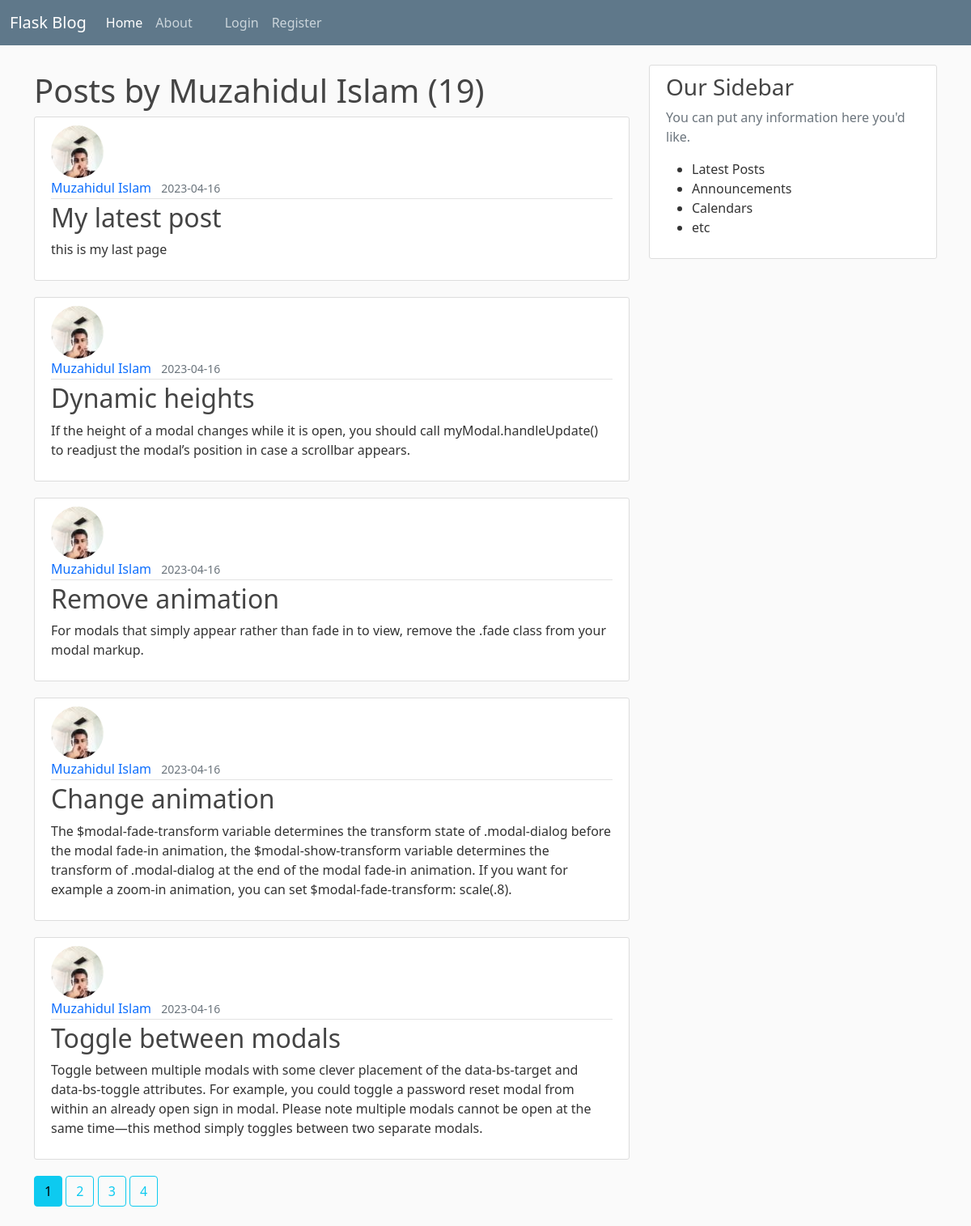
Page /user/Muzahidul Islam on the earlier database version.
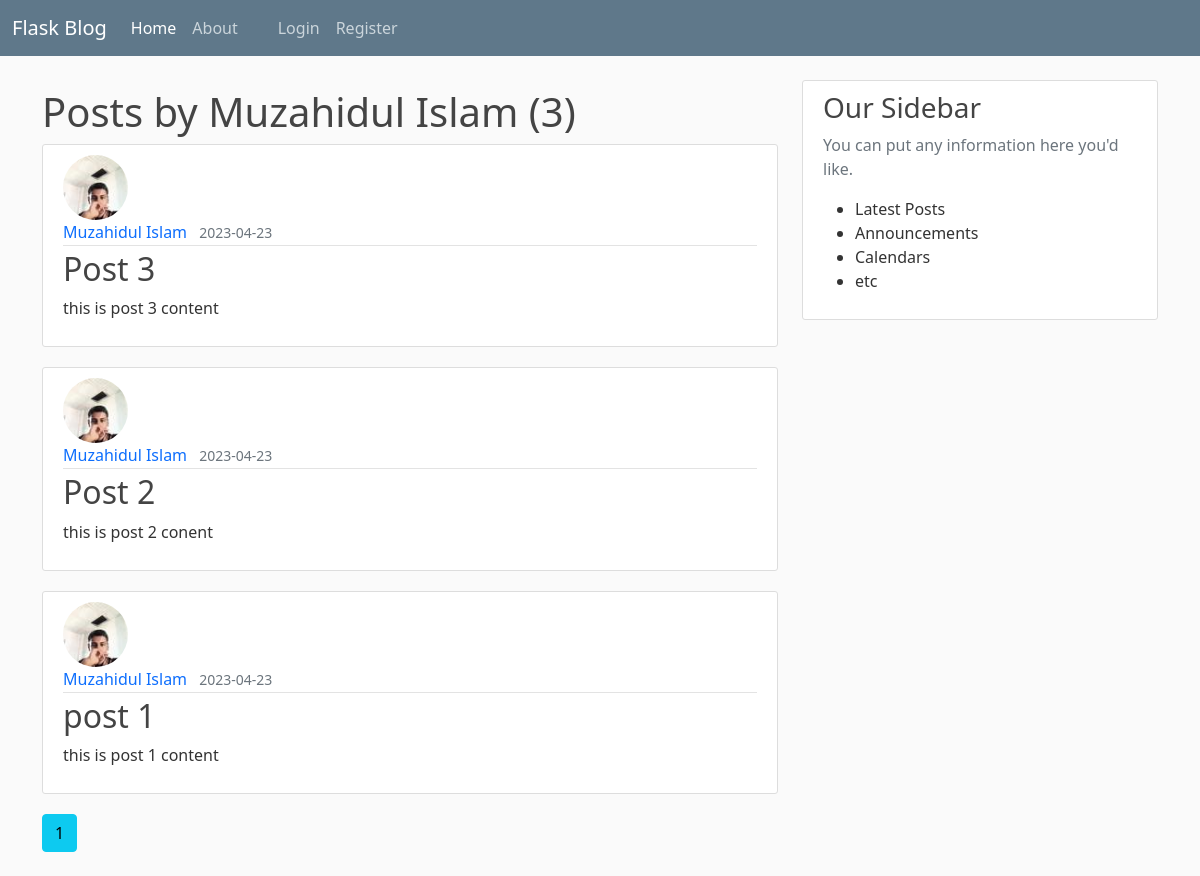
Same page on the later database version.
### flaskblog/models.py (models this page shows, shortened)
class Post(db.Model):
    id = db.Column(db.Integer,primary_key=True)
    title = db.Column(db.String(100), nullable=False)
    date_posted  = db.Column(db.DateTime, nullable=False , default = datetime.utcnow)
    content = db.Column(db.String(1000), nullable = False)
    user_id = db.Column(db.Integer, db.ForeignKey('user.id'), nullable = False)

class User(db.Model, UserMixin):
    id = db.Column(db.Integer,primary_key=True)
    username = db.Column(db.String(20),unique=True,nullable=False)
    email = db.Column(db.String(120),unique=True,nullable=False)
    image_file = db.Column(db.String(20),nullable=False, default = 'default.jpg')
    password = db.Column(db.String(60),nullable=False)
    posts = db.relationship('Post', backref='author',lazy=True)

### flaskblog/routes.py (the view)
@app.route("/user/<string:username>")#this is second route to go home page
def user_posts(username):
    page = request.args.get('page',1, type=int)
    user = User.query.filter_by(username=username).first_or_404()
    posts = Post.query.filter_by(author=user).order_by(Post.date_posted.desc()).paginate(page=page, per_page=5)
    return render_template('user_post.html', posts = posts, user=user) #sending arguments

### flaskblog/templates/user_post.html
{% extends "layout.html" %}
{% block content%}
    <h1 class="my-2">Posts by {{user.username}} ({{posts.total}})</h1>
    {% for post in posts.items %}
        <article class="media content-section">
            <img class="rounded-circle article-img" src="{{url_for('static', filename='profilePic/' + post.author.image_file)}}" alt="">
            <div class="media-body">
                <div class="article-metadata">
                    <a class="me-2" href="{{url_for('user_posts', username=post.author.username)}}">{{post.author.username}}</a>
                    <small class="text-muted">{{post.date_posted.strftime('%Y-%m-%d')}}</small>
                </div>
                <h2><a class="article-title" href="{{url_for('post', post_id=post.id)}}">{{post.title}}</a></h2>
                <p>{{post.content}}</p>
            </div>
        </article>
    {% endfor%}
    {% for page_num in posts.iter_pages(left_edge=1, right_edge=1, left_current=1, right_current=2) %}
        {% if page_num %}
            {% if posts.page == page_num %}
                <a class="btn btn-info mb-4" href="{{url_for('user_posts',page=page_num, username=user.username)}}">{{page_num}}</a>
            {% else %}
                <a class="btn btn-outline-info mb-4" href="{{url_for('user_posts',page=page_num, username=user.username)}}">{{page_num}}</a>
            {% endif %}
        {% else %}
        ...
        {% endif %}
    {% endfor %}
{% endblock content%}

Differences in the rows shown:
removed Post: image_file (picture), author.username "Muzahidul Islam", date_posted "2023-04-16", title "My latest post", content "this is my last page"
removed Post: image_file (picture), author.username "Muzahidul Islam", date_posted "2023-04-16", title "Dynamic heights", content "If the height of a modal changes while it is open, you should call myModal.handleUpdate() to readjust the modal’s position in case a scrollbar appears."
removed Post: image_file (picture), author.username "Muzahidul Islam", date_posted "2023-04-16", title "Remove animation", content "For modals that simply appear rather than fade in to view, remove the .fade class from your modal markup."
removed Post: image_file (picture), author.username "Muzahidul Islam", date_posted "2023-04-16", title "Change animation", content "The $modal-fade-transform variable determines the transform state of .modal-dialog before the modal fade-in animation, the $modal-show-transform variable determines the transform of .modal-dialog at the end of the modal fade-in animation. If you want for example a zoom-in animation, you can set $modal-fade-transform: scale(.8)."
removed Post: image_file (picture), author.username "Muzahidul Islam", date_posted "2023-04-16", title "Toggle between modals", content "Toggle between multiple modals with some clever placement of the data-bs-target and data-bs-toggle attributes. For example, you could toggle a password reset modal from within an already open sign in modal. Please note multiple modals cannot be open at the same time—this method simply toggles between two separate modals."
now on this page (row edited): Post: image_file (picture), author.username "Muzahidul Islam", date_posted "2023-04-23", title "Post 3", content "this is post 3 content"
now on this page (row edited): Post: image_file (picture), author.username "Muzahidul Islam", date_posted "2023-04-23", title "Post 2", content "this is post 2 conent"
now on this page (row edited): Post: image_file (picture), author.username "Muzahidul Islam", date_posted "2023-04-23", title "post 1", content "this is post 1 content"
Other differences:
{{ posts.total }}: "19" → "3"
list line gone: "2"
list line gone: "3"
list line gone: "4"
